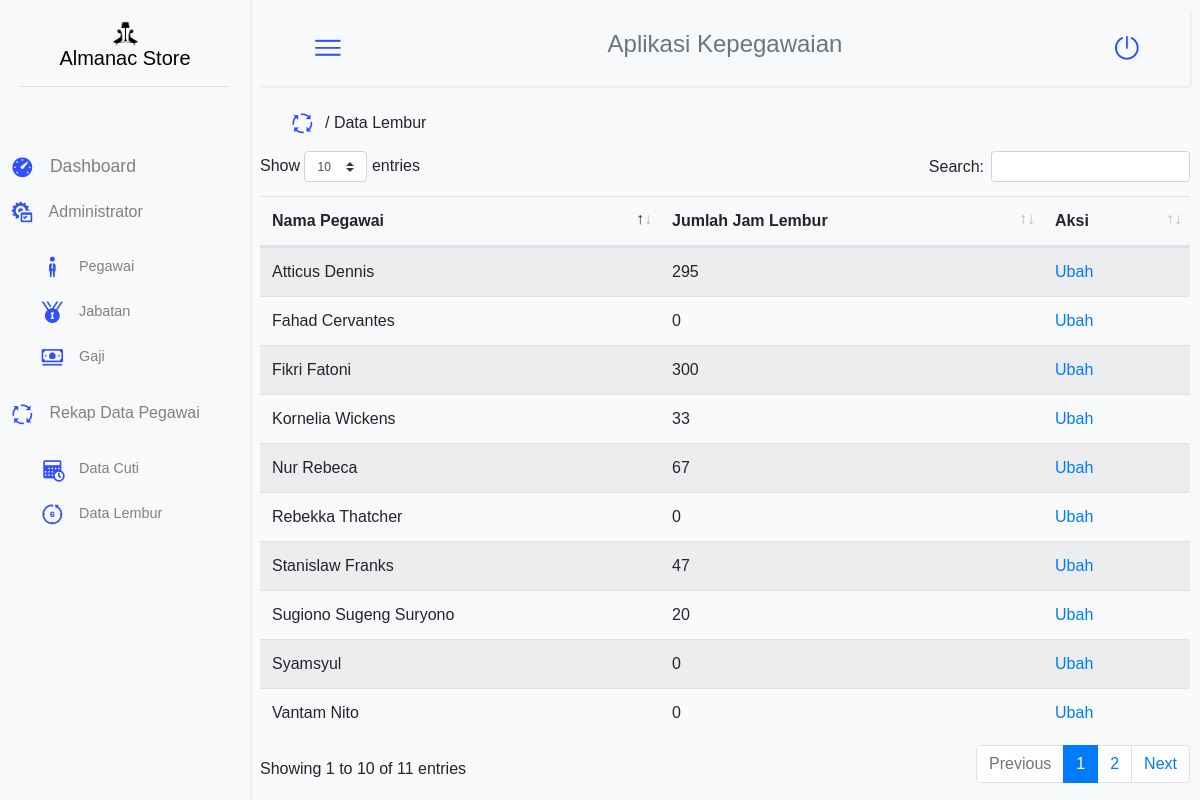
/view/lembur.php (signed in), run on an earlier commit of the app's database.
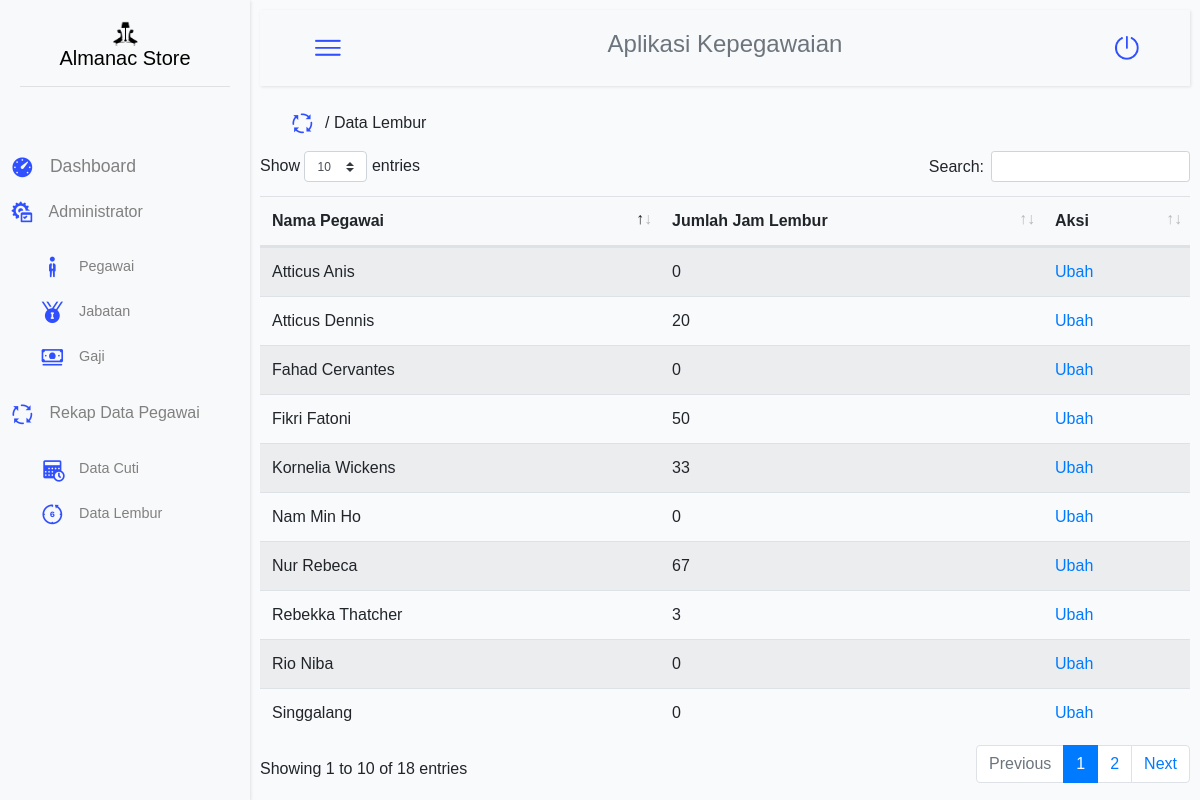
And on a later commit of the database.
### tables this page shows
CREATE TABLE `lembur` (
  `id_lembur` int(11) NOT NULL,
  `id_pegawai` varchar(5) NOT NULL,
  `jumlah_jam_lembur` int(11) NOT NULL
);

CREATE TABLE `pegawai` (
  `id_pegawai` varchar(5) NOT NULL,
  `id_jabatan` varchar(5) NOT NULL,
  `nama_pegawai` varchar(30) NOT NULL,
  `tanggal_lahir` date NOT NULL,
  `jenis_kelamin` varchar(15) NOT NULL,
  `no_hp` varchar(13) NOT NULL,
  `email` varchar(30) NOT NULL,
  `alamat` text NOT NULL
);

### view/lembur.php (the view, shortened to what this page needs)
<?php
    require "../config/conn_db.php";
    include "../header.php";
?>
<div class="container-fluid">
            <div class="row" style="padding: 15px;">
                <div class="col">
                    <img class="icn-20" src="../asset/icons/icons8_Process_50px.png">/ Data Lembur
                </div>
                <div class="col">
                </div>
                <div class="col">
                </div>
            </div>
        <div class="row">
            <div class="table-responsive">
            <table class="table table-striped" id="tables">
            	<thead class="bg-light" >
            		<tr>
            			<th>Nama Pegawai</th>
            			<th>Jumlah Jam Lembur</th>
                        <th>Aksi</th>
            		</tr>
                </thead>
            		<tbody>
                        <?php
                            $selectLembur = "SELECT * FROM lembur, pegawai WHERE lembur.id_pegawai=pegawai.id_pegawai";
                            $getLembur = mysqli_query($conn, $selectLembur);
                            while ($fetchLembur = mysqli_fetch_array($getLembur)) { ?>
                            <tr>
                                <td><?= $fetchLembur["nama_pegawai"] ?></td>
                                <td><?= $fetchLembur["jumlah_jam_lembur"] ?></td>
                                <td><a data-toggle="modal" href="#ubahdata<?= $fetchLembur['id_lembur'] ?>"> Ubah </a>
                                </td>
                            </tr>
                        <?php } ?>
            		</tbody>
            </table>
        </div>
    </div>
</div>
<?php
    include"../footer.php";
?>

What changed in the data, as far as the page shows it:
no longer on this page (row unchanged): lembur: id_pegawai.nama_pegawai "Sugiono Sugeng Suryono", jumlah_jam_lembur "20"
no longer on this page (row edited): lembur: id_pegawai.nama_pegawai "Syamsyul", jumlah_jam_lembur "0"
no longer on this page (row unchanged): lembur: id_pegawai.nama_pegawai "Stanislaw Franks", jumlah_jam_lembur "47"
no longer on this page (row edited): lembur: id_pegawai.nama_pegawai "Vantam Nito", jumlah_jam_lembur "0"
changed lembur "Rebekka Thatcher": jumlah_jam_lembur "0" → "3"
changed lembur "Atticus Dennis": jumlah_jam_lembur "295" → "20"
changed lembur "Fikri Fatoni": jumlah_jam_lembur "300" → "50"
added lembur: id_pegawai.nama_pegawai "Atticus Anis", jumlah_jam_lembur "0"
added lembur: id_pegawai.nama_pegawai "Singgalang", jumlah_jam_lembur "0"
added lembur: id_pegawai.nama_pegawai "Rio Niba", jumlah_jam_lembur "0"
added lembur: id_pegawai.nama_pegawai "Nam Min Ho", jumlah_jam_lembur "0"
Also different on the page:
text written by a page script: "Show entries Search: Showing 1 to 10 of 11 entries Previous 1 2 Next" → "Show entries Search: Showing 1 to 10 of 18 entries Previous 1 2 Next"
